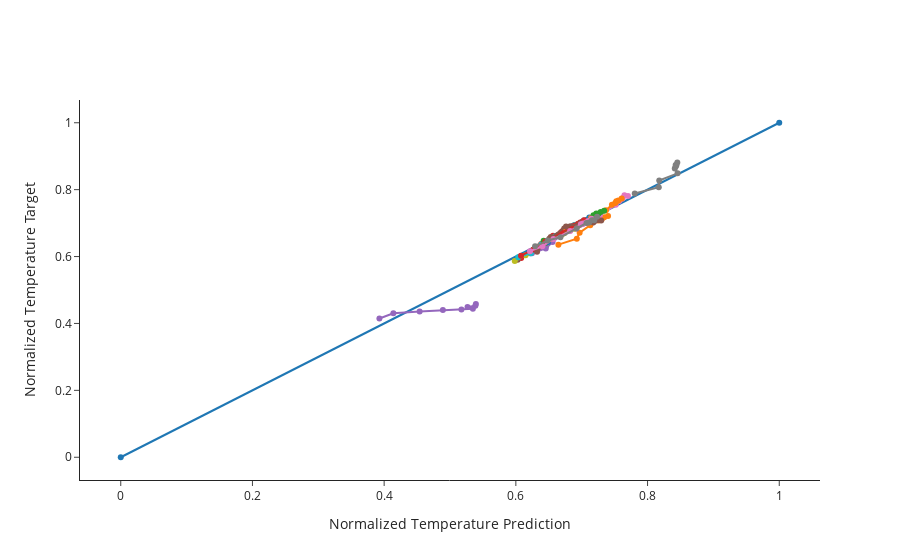

The code cell stored with this chart in its notebook:
### Markdown cell above
## Parity Plot of Training Error

### Code cell
# random plotting traing error at some interval = skip to not make the plot rendering too slow
batch_size = datasets["batch_size"]
print(batch_size)
skip = 70

fig = go.Figure()
fig.add_trace(go.Scatter(x=[0, 1], y=[0, 1], showlegend=False, mode="markers+lines"))
for i in range(0, len(datasets["X_train"]), batch_size * skip):
    # print(i)
    df_pred = pd.DataFrame(model.predict(datasets["X_train"][i : i + batch_size], verbose=0)[:, :, 0])
    df_train = pd.DataFrame(datasets["y_train"][i : i + batch_size][:, :, 0])
    # print(df_pred.values[0])
    fig.add_trace(
        go.Scatter(
            x=df_pred.values[0],
            y=df_train.values[0],
            showlegend=False,
            mode="markers+lines",
        )
    )

fig.update_yaxes(title="Normalized Temperature Target")
fig.update_xaxes(title="Normalized Temperature Prediction")
fig.update_layout(template="simple_white")
fig.update_layout(height=500)

### Figure 1 — Plotly figure (JSON) as saved in the notebook; plotly's stock layout.template omitted (floating-point values rounded to 4 significant figures)
{"data": [{"mode": "markers+lines", "showlegend": false, "type": "scatter", "x": [0, 1], "y": [0, 1]}, {"mode": "markers+lines", "showlegend": false, "type": "scatter", "x": [0.6646, 0.6926, 0.6969, 0.713, 0.7258, 0.7286, 0.7304, 0.7342, 0.74], "y": [0.6356, 0.6533, 0.6713, 0.6939, 0.7074, 0.7093, 0.7113, 0.7173, 0.7211]}, {"mode": "markers+lines", "showlegend": false, "type": "scatter", "x": [0.6246, 0.6461, 0.6555, 0.6722, 0.6901, 0.6923, 0.6962, 0.7002, 0.7066], "y": [0.6141, 0.6331, 0.6499, 0.677, 0.6928, 0.6954, 0.698, 0.7024, 0.7076]}, {"mode": "markers+lines", "showlegend": false, "type": "scatter", "x": [0.6081, 0.6276, 0.6385, 0.6564, 0.6751, 0.6784, 0.6827, 0.6873, 0.6936], "y": [0.596, 0.6182, 0.6379, 0.6621, 0.6798, 0.6844, 0.6864, 0.6924, 0.6954]}, {"mode": "markers+lines", "showlegend": false, "type": "scatter", "x": [0.6244, 0.6455, 0.6558, 0.6737, 0.6914, 0.6935, 0.6978, 0.7015, 0.7078], "y": [0.6098, 0.6244, 0.6435, 0.6703, 0.683, 0.6915, 0.6948, 0.6976, 0.702]}, {"mode": "markers+lines", "showlegend": false, "type": "scatter", "x": [0.6027, 0.6217, 0.6341, 0.653, 0.6705, 0.6734, 0.6782, 0.6827, 0.6891], "y": [0.5906, 0.6101, 0.6302, 0.6587, 0.6757, 0.6836, 0.6833, 0.6906, 0.6938]}, {"mode": "markers+lines", "showlegend": false, "type": "scatter", "x": [0.6923, 0.715, 0.7276, 0.7517, 0.757, 0.7611, 0.7621, 0.7649, 0.7703], "y": [0.6879, 0.7083, 0.7237, 0.7545, 0.7663, 0.773, 0.7742, 0.7833, 0.7809]}, {"mode": "markers+lines", "showlegend": false, "type": "scatter", "x": [0.7806, 0.817, 0.8177, 0.8456, 0.8413, 0.8428, 0.8438, 0.8427, 0.8452], "y": [0.7883, 0.8073, 0.8273, 0.8487, 0.8636, 0.8692, 0.873, 0.8736, 0.8812]}, {"mode": "markers+lines", "showlegend": false, "type": "scatter", "x": [0.5984, 0.6148, 0.6301, 0.6516, 0.6695, 0.6732, 0.6782, 0.6824, 0.6886], "y": [0.5866, 0.6036, 0.6236, 0.6518, 0.6655, 0.6697, 0.6768, 0.6776, 0.6829]}, {"mode": "markers+lines", "showlegend": false, "type": "scatter", "x": [0.6037, 0.6228, 0.6387, 0.6601, 0.677, 0.6795, 0.685, 0.6888, 0.695], "y": [0.5981, 0.61, 0.6361, 0.6608, 0.6808, 0.6829, 0.6861, 0.6939, 0.6978]}, {"mode": "markers+lines", "showlegend": false, "type": "scatter", "x": [0.6287, 0.649, 0.6628, 0.6856, 0.7015, 0.7036, 0.7084, 0.7115, 0.7174], "y": [0.6228, 0.6432, 0.6627, 0.6889, 0.705, 0.7077, 0.7098, 0.7166, 0.7169]}, {"mode": "markers+lines", "showlegend": false, "type": "scatter", "x": [0.6758, 0.6957, 0.7139, 0.737, 0.7459, 0.7509, 0.7525, 0.7556, 0.7607], "y": [0.6787, 0.6946, 0.7153, 0.7382, 0.7547, 0.7604, 0.7657, 0.7674, 0.7739]}, {"mode": "markers+lines", "showlegend": false, "type": "scatter", "x": [0.6422, 0.6631, 0.6801, 0.7043, 0.7178, 0.7222, 0.7254, 0.7288, 0.7341], "y": [0.6469, 0.6619, 0.6827, 0.7047, 0.7235, 0.7287, 0.7277, 0.7332, 0.7368]}, {"mode": "markers+lines", "showlegend": false, "type": "scatter", "x": [0.6079, 0.6267, 0.6448, 0.6686, 0.6859, 0.6889, 0.6942, 0.6978, 0.7035], "y": [0.6027, 0.6212, 0.6452, 0.6716, 0.6876, 0.6924, 0.6976, 0.7018, 0.7085]}, {"mode": "markers+lines", "showlegend": false, "type": "scatter", "x": [0.3928, 0.414, 0.4539, 0.4892, 0.5173, 0.5347, 0.5266, 0.5385, 0.5393], "y": [0.415, 0.4307, 0.436, 0.4399, 0.4418, 0.4443, 0.4489, 0.453, 0.4582]}, {"mode": "markers+lines", "showlegend": false, "type": "scatter", "x": [0.6323, 0.6508, 0.6762, 0.698, 0.7125, 0.7176, 0.721, 0.7248, 0.7296], "y": [0.6141, 0.6533, 0.6902, 0.6996, 0.7044, 0.7021, 0.707, 0.709, 0.708]}, {"mode": "markers+lines", "showlegend": false, "type": "scatter", "x": [0.6215, 0.6403, 0.657, 0.6824, 0.6988, 0.702, 0.7067, 0.7101, 0.7149], "y": [0.6161, 0.6308, 0.6524, 0.6761, 0.6962, 0.6992, 0.702, 0.7063, 0.7128]}, {"mode": "markers+lines", "showlegend": false, "type": "scatter", "x": [0.6292, 0.6484, 0.6677, 0.6923, 0.7073, 0.7114, 0.7156, 0.7189, 0.7233], "y": [0.6307, 0.6479, 0.6578, 0.6849, 0.7002, 0.702, 0.7083, 0.7089, 0.7192]}], "layout": {"autosize": true, "xaxis": {"autorange": true, "range": [-0.06232, 1.062], "title": {"text": "Normalized Temperature Prediction"}, "type": "linear"}, "yaxis": {"autorange": true, "range": [-0.07041, 1.07], "title": {"text": "Normalized Temperature Target"}, "type": "linear"}}}
